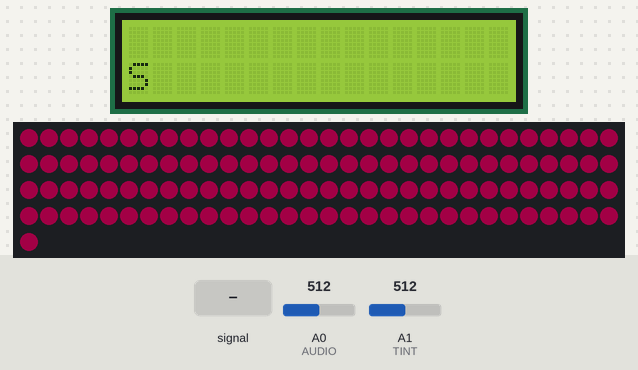
Simulated run of this sketch. Board: Arduino Uno, built with avr-gcc and run on an emulated ATmega328P. Parts: 16×2 character LCD, 121 RGB LEDs in strip order, left to right, continuing on the next row. Inputs (shaded band) come from the test bench; at power-on: A1 (TINT) = 512, A0 (AUDIO) = 512. Dim RGB values are drawn brighter than linear; colours are those a GRB WS2812 strip shows for the declared byte order.

Above: at 10.6 s.
10.7 s: A0 (AUDIO) fed a 200 Hz sine of ±255 counts around its level
At 12.46 s:
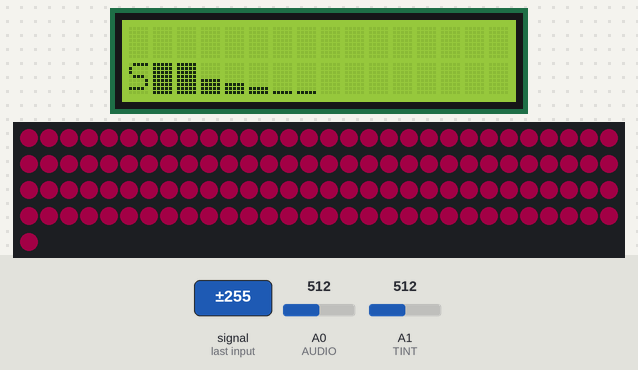
12.9 s: A1 (TINT) set to 190
14.8 s: A0 (AUDIO) set to 390
At 16.48 s:
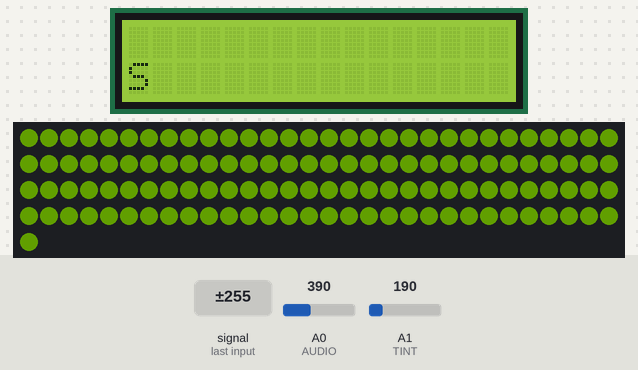
16.5 s: A0 (AUDIO) fed a 1000 Hz sine of ±255 counts around its level
At 16.98 s:
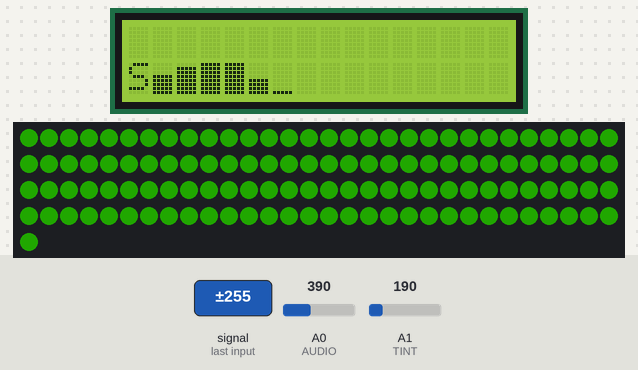
18.2 s: A1 (TINT) set to 387
At 18.71 s:
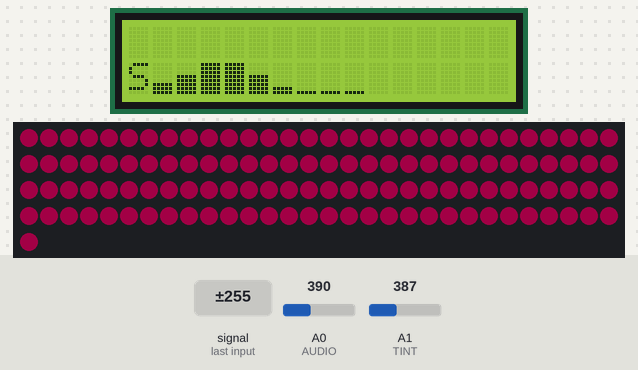
20.0 s: A1 (TINT) set to 416
At 22.05 s:
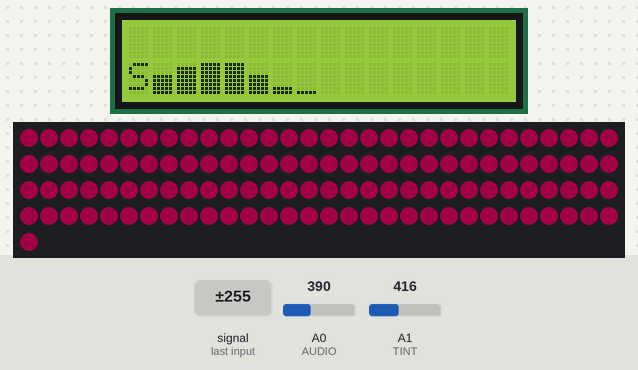

Measured:
- the behaviour switches between 399 and 400 on A1 (TINT) (found by bisection; images 4 and 5)
- after the input at 10.7 s, the display: first changes after 0.16 s (image 1 shows a later state)
- after the input at 14.8 s, the display: first differs from a run without the input after 0.20 s (image 2 shows a later state)
- after the input at 16.5 s, the display: first changes after 0.10 s (image 3 shows a later state)
- what the display in image 1 shows lasts 0.5 s, from 12.2 s to 12.7 s

The sketch:

RGB_led_sound_brightness.ino
```cpp
#include <FastLED.h>
#include <fix_fft.h>
#include <Wire.h>
#include <LiquidCrystal_I2C.h>

#define N_Leds 121
#define LED 13
#define AUDIO A0
#define TINT A1
#define DEF_BR 50
#define min_bright 0
#define max_bright 255
#define yres 8

const int  en = 2, rw = 1, rs = 0, d4 = 4, d5 = 5, d6 = 6, d7 = 7, bl = 3;

// Define I2C Address
const int i2c_addr = 0x27;

LiquidCrystal_I2C lcd(i2c_addr, en, rw, rs, d4, d5, d6, d7, bl, POSITIVE);

uint8_t empty[] = {
  0x00, 0x00, 0x00, 0x00, 0x00, 0x00, 0x00, 0x00};
uint8_t one[] = {
  0x00, 0x00, 0x00, 0x00, 0x00, 0x00, 0x00, 0x1F};
uint8_t two[] = {
  0x00, 0x00, 0x00, 0x00, 0x00, 0x00, 0x1F, 0x1F};
uint8_t three[] = {
  0x00, 0x00, 0x00, 0x00, 0x00, 0x1F, 0x1F, 0x1F};
uint8_t four[] = {
  0x00, 0x00, 0x00, 0x00, 0x1F, 0x1F, 0x1F, 0x1F};
uint8_t five[] = {
  0x00, 0x00, 0x00, 0x1F, 0x1F, 0x1F, 0x1F, 0x1F};
uint8_t six[] = {
  0x00, 0x00, 0x1F, 0x1F, 0x1F, 0x1F, 0x1F, 0x1F};
uint8_t seven[] = {
  0x00, 0x1F, 0x1F, 0x1F, 0x1F, 0x1F, 0x1F, 0x1F};
uint8_t eight[] = {
  0x01F, 0x1F, 0x1F, 0x1F, 0x1F, 0x1F, 0x1F, 0x1F};

int i, j, load;
int x, y, z;

int val;
int brightness = DEF_BR;
int helper = 1;
char im[64], data[64];
char data_avgs[32];
float peaks[32];

CRGB leds[N_Leds];

void setup() {

  Serial.begin(9600);
  FastLED.addLeds<WS2812, LED, RGB>(leds, N_Leds);
  FastLED.setBrightness(DEF_BR);

  lcd.begin(16,2);

  lcd.setCursor(1,0);
  lcd.createChar(9, empty);
  lcd.createChar(1, one);
  lcd.createChar(2, two);
  lcd.createChar(3, three);
  lcd.createChar(4, four);
  lcd.createChar(5, five);
  lcd.createChar(6, six);
  lcd.createChar(7, seven);
  lcd.createChar(8, eight);


  for(j = 0; j < 256; j++) {
    for(i = 0; i < N_Leds; i++) {
      leds[i] = UpdateColor((i * 256 / N_Leds + j) % 256);
    }
    FastLED.show();
    delay(1);
  }

  for (i = 0;i < 100; i++)
  {
    for (load = 0; load < i / 5; load++)
    {
      lcd.setCursor(load, 1);
      lcd.write(1);
    }
    if (load < 1)
    {
      lcd.setCursor(0, 1);
      lcd.write(7);
    }

    lcd.setCursor(load + 1, 1);
    lcd.write((i - i / 5 * 5) + 1);
    for (load = load + 2; load < 16; load++)
    {
      lcd.setCursor(load, 1);
      lcd.write(1);
    }
    lcd.setCursor(0, 0);
    lcd.print(" Connecting ... ");
    delay(5);
  }
  lcd.clear();

  pinMode(AUDIO, INPUT);
  pinMode(TINT, INPUT);
  pinMode(LED, OUTPUT);
}

// Reduce valoarea coloanelor cu 1
void reduce(int toReduce){
  if (helper == toReduce){
    helper = 0;
    for (x=0; x < 32; x++) {
      peaks[x] = peaks[x] - 1;  // subtract 1 from each column peaks
    }
  }
  helper++;
}

CRGB UpdateColor(int sound) {
  CRGB color (0,0,0);
  if(sound < 85) {
    color.g = 0;
    color.r = ((float)sound * 0.5f / 85.5f) * 256.0f;
    color.b = 255 - color.r;
  } else if(sound < 170) {
    color.g = ((float)(sound - 85) * 1.0f / 85.0f) * 256.0f;
    color.r = 255 - color.g;
    color.b = 0;
  } else if(sound < 256) {
    color.b = ((float)(sound - 170) * 0.3f/ 85.0f) * 255.0f;
    color.g = 255 - color.b;
    color.r = 1;
  }
  return color;
}

void loop() {

 // Citeste valorile primite de la input
 for (i=0; i < 64; i++){
    val = ((analogRead(AUDIO) / 4) - 120);
    data[i] = val;
    im[i] = 0;
  };

  // Trimite datele prin fft
  fix_fft(data,im,5,0);

  // Se calculeaza valoarea absoluta, pentru a avea doar valori pozitive
  for (i=0; i< 32 ;i++){
    data[i] = sqrt(data[i] * data[i] + im[i] * im[i]);
  }

  // Reduce valorile maxime in intervalul [0, 8)
  for (i=0; i<32; i++) {
    data_avgs[i] = (data[i]);
    data_avgs[i] = constrain(data_avgs[i],0,9);
    data_avgs[i] = map(data_avgs[i], 0, 9, 0, yres);
  }

  // Reduce valoarea coloanelor
  reduce(1);

  // Setare lcd
  lcd.setCursor(0, 1);
  // Sound
  lcd.print("S");

  // Repeta pentru fiecare coloana de pe display
  for (x = 1; x < 16; x++) {

    // Extrage valoarea curenta
    y = data_avgs[x];
        z = peaks[x];
    if (y > z){
      peaks[x] = y;
    }
    y = peaks[x];

    if (y <= 8){
      lcd.setCursor(x, 0);
      lcd.print(" ");
      lcd.setCursor(x, 1);
      if (y == 0){
        // sterge o linie
        lcd.print(" ");
      }
      else {
        lcd.write(y);
      }
    }
  }


  int sound = val;
  int tint = analogRead(TINT);

  FastLED.setBrightness(brightness);

  // Modifica culoarea de baza
  if (tint < 200) {
    sound = abs(val ) + tint / 2;
  } else if (tint >= 200 && tint <400) {
    sound = abs(val) + tint / 2;
  } else {
    sound = abs(val) + tint / 2 * 1.5;
  }

  // Restrange valorile calculate a sunetului
  sound = constrain(sound, 0, 255);

  // Calculeaza culoarea
  leds[N_Leds / 2] = UpdateColor(sound);
  delay(30);
  FastLED.show();

  delay(60);
  fill_solid( leds, N_Leds, leds[(N_Leds/2)]);

  FastLED.show();

}
```
